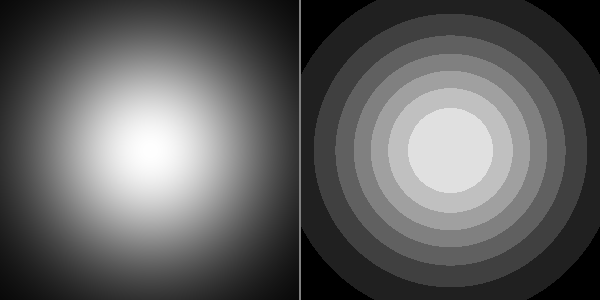

Source code (Python):
"""
Concept Diagram: Contour Level Extraction

Creates a side-by-side visualization showing how continuous height data
is transformed into discrete contour levels. This diagram helps explain
the quantization process.

Author: Claude (NumPy-to-GenAI Project)
Date: 2025-12-07

Thesis Metadata:
    Framework: F1 (Hands-On Discovery)
    Module: 3.4 (Signal Processing)
    Exercise Type: Concept Diagram
    Cognitive Load: Low
    Core Concepts: quantization, scalar fields, visualization
"""

import numpy as np
from PIL import Image

# Create a 1D profile to show the concept clearly
# Left side: continuous gradient
# Right side: stepped/quantized version

height = 300
width = 600  # Wide image for side-by-side

# Create output array (grayscale)
output = np.zeros((height, width), dtype=np.uint8)

# Left half: continuous gradient (simulates smooth height data)
# Create a simple sinusoidal pattern for visual interest
for col in range(width // 2):
    for row in range(height):
        # Create a smooth gradient with some variation
        x_norm = col / (width // 2)  # 0 to 1
        y_norm = row / height  # 0 to 1

        # Smooth Gaussian-like value
        value = np.exp(-((x_norm - 0.5)**2 + (y_norm - 0.5)**2) / 0.15)
        output[row, col] = int(value * 255)

# Right half: same data but quantized into 8 levels
for col in range(width // 2, width):
    for row in range(height):
        # Same calculation
        x_norm = (col - width // 2) / (width // 2)
        y_norm = row / height

        value = np.exp(-((x_norm - 0.5)**2 + (y_norm - 0.5)**2) / 0.15)

        # Quantize to 8 levels (0-7), then scale to grayscale
        level = int(value * 8)
        if level > 7:
            level = 7
        output[row, col] = level * 32

# Add a vertical dividing line between the two halves
output[:, width // 2 - 1:width // 2 + 1] = 128

# Save the result
image = Image.fromarray(output, mode='L')
image.save('contour_concept.png')
print("Done! Saved contour_concept.png")
print("Left: Continuous scalar field (smooth gradients)")
print("Right: Quantized contour levels (8 discrete bands)")
